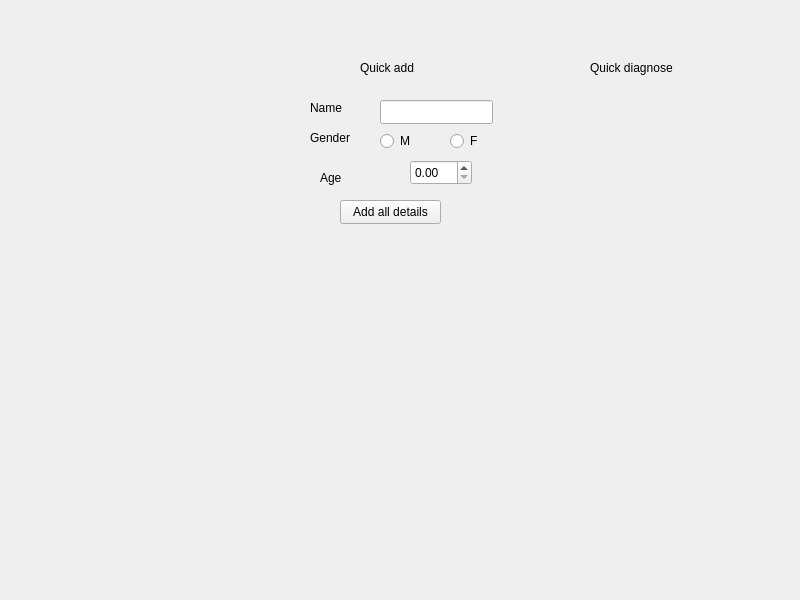
<?xml version="1.0" encoding="UTF-8"?>
<ui version="4.0">
 <class>Form</class>
 <widget class="QWidget" name="Form">
  <property name="geometry">
   <rect>
    <x>0</x>
    <y>0</y>
    <width>800</width>
    <height>600</height>
   </rect>
  </property>
  <property name="windowTitle">
   <string>Form</string>
  </property>
  <widget class="QWidget" name="widget" native="true">
   <property name="geometry">
    <rect>
     <x>290</x>
     <y>50</y>
     <width>221</width>
     <height>181</height>
    </rect>
   </property>
   <widget class="QRadioButton" name="radioButton">
    <property name="geometry">
     <rect>
      <x>90</x>
      <y>80</y>
      <width>51</width>
      <height>22</height>
     </rect>
    </property>
    <property name="text">
     <string>M</string>
    </property>
   </widget>
   <widget class="QRadioButton" name="radioButton_2">
    <property name="geometry">
     <rect>
      <x>160</x>
      <y>80</y>
      <width>51</width>
      <height>22</height>
     </rect>
    </property>
    <property name="text">
     <string>F</string>
    </property>
   </widget>
   <widget class="QDoubleSpinBox" name="doubleSpinBox">
    <property name="geometry">
     <rect>
      <x>120</x>
      <y>110</y>
      <width>62</width>
      <height>25</height>
     </rect>
    </property>
   </widget>
   <widget class="QLabel" name="label">
    <property name="geometry">
     <rect>
      <x>30</x>
      <y>120</y>
      <width>49</width>
      <height>16</height>
     </rect>
    </property>
    <property name="text">
     <string>Age</string>
    </property>
   </widget>
   <widget class="QPushButton" name="pushButton">
    <property name="geometry">
     <rect>
      <x>50</x>
      <y>150</y>
      <width>101</width>
      <height>24</height>
     </rect>
    </property>
    <property name="text">
     <string>Add all details</string>
    </property>
   </widget>
   <widget class="QLabel" name="label_2">
    <property name="geometry">
     <rect>
      <x>20</x>
      <y>80</y>
      <width>49</width>
      <height>16</height>
     </rect>
    </property>
    <property name="text">
     <string>Gender</string>
    </property>
   </widget>
   <widget class="QLineEdit" name="lineEdit">
    <property name="geometry">
     <rect>
      <x>90</x>
      <y>50</y>
      <width>113</width>
      <height>24</height>
     </rect>
    </property>
   </widget>
   <widget class="QLabel" name="label_3">
    <property name="geometry">
     <rect>
      <x>20</x>
      <y>50</y>
      <width>49</width>
      <height>16</height>
     </rect>
    </property>
    <property name="text">
     <string>Name</string>
    </property>
   </widget>
   <widget class="QLabel" name="label_4">
    <property name="geometry">
     <rect>
      <x>70</x>
      <y>10</y>
      <width>71</width>
      <height>16</height>
     </rect>
    </property>
    <property name="text">
     <string>Quick add</string>
    </property>
   </widget>
  </widget>
  <widget class="QWidget" name="widget_2" native="true">
   <property name="geometry">
    <rect>
     <x>540</x>
     <y>50</y>
     <width>211</width>
     <height>181</height>
    </rect>
   </property>
   <widget class="QLabel" name="label_5">
    <property name="geometry">
     <rect>
      <x>50</x>
      <y>10</y>
      <width>101</width>
      <height>16</height>
     </rect>
    </property>
    <property name="text">
     <string>Quick diagnose</string>
    </property>
   </widget>
  </widget>
 </widget>
 <resources/>
 <connections/>
</ui>
